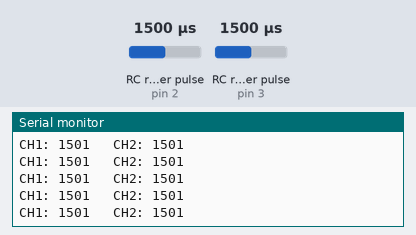
Bench run of a sketch on a simulated Arduino Uno, built with avr-gcc and run on an emulated ATmega328P. Shown: the last lines printed to the serial monitor. Wiring (inferred from the names in the program): 2 × RC receiver channel: data pin 2 / data pin 3. The inputs (shaded band) are chosen by the test bench; at power-on: RC receiver pulse (sensors on pin 2, pin 3) 1500 µs.

Above: at 1.2 s.
1.3 s: RC receiver pulse (sensor on pin 2) set to 1020 µs
At 1.46 s:
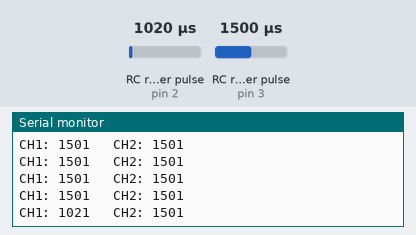
2.8 s: RC receiver pulse (sensor on pin 3) set to 1020 µs
At 2.9 s:
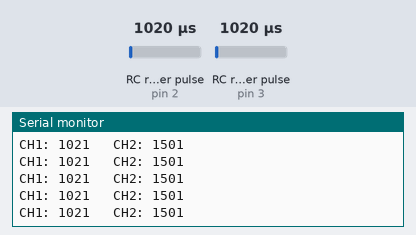
4.3 s: RC receiver pulse (sensor on pin 2) set to 1250 µs
At 4.34 s:
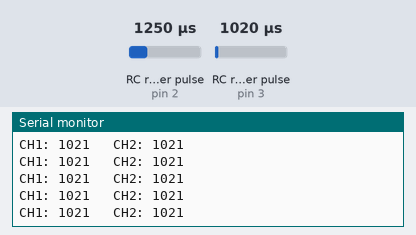
5.8 s: RC receiver pulse (sensor on pin 3) set to 1250 µs
At 5.9 s:
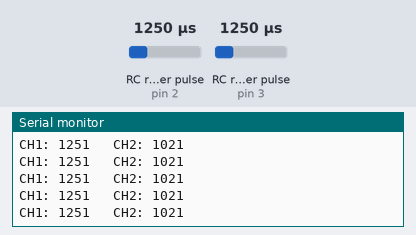
Timing chart, 0 to 8.3 s (numbered marks = the images above; inputs shaded):
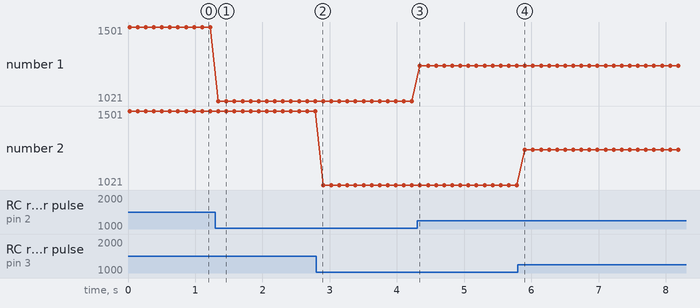

Measured:
- after the input at 1.3 s, the serial monitor: prints a new line at once (image 1)
- plotted number 1: 1501 → 1021 after the input at 1.3 s, 1021 → 1251 after the input at 4.3 s

The sketch:

receiver_debug.ino
```cpp
// ==============================
// Receiver Signal Debug
// Arduino UNO
// ==============================

#define CH1_PIN 2   // Steering
#define CH2_PIN 3   // Throttle

void setup() {
  Serial.begin(115200);
  pinMode(CH1_PIN, INPUT);
  pinMode(CH2_PIN, INPUT);
}

void loop() {

  int ch1 = pulseIn(CH1_PIN, HIGH, 25000);
  int ch2 = pulseIn(CH2_PIN, HIGH, 25000);

  Serial.print("CH1: ");
  Serial.print(ch1);
  Serial.print("   CH2: ");
  Serial.println(ch2);

  delay(100);
}
```
